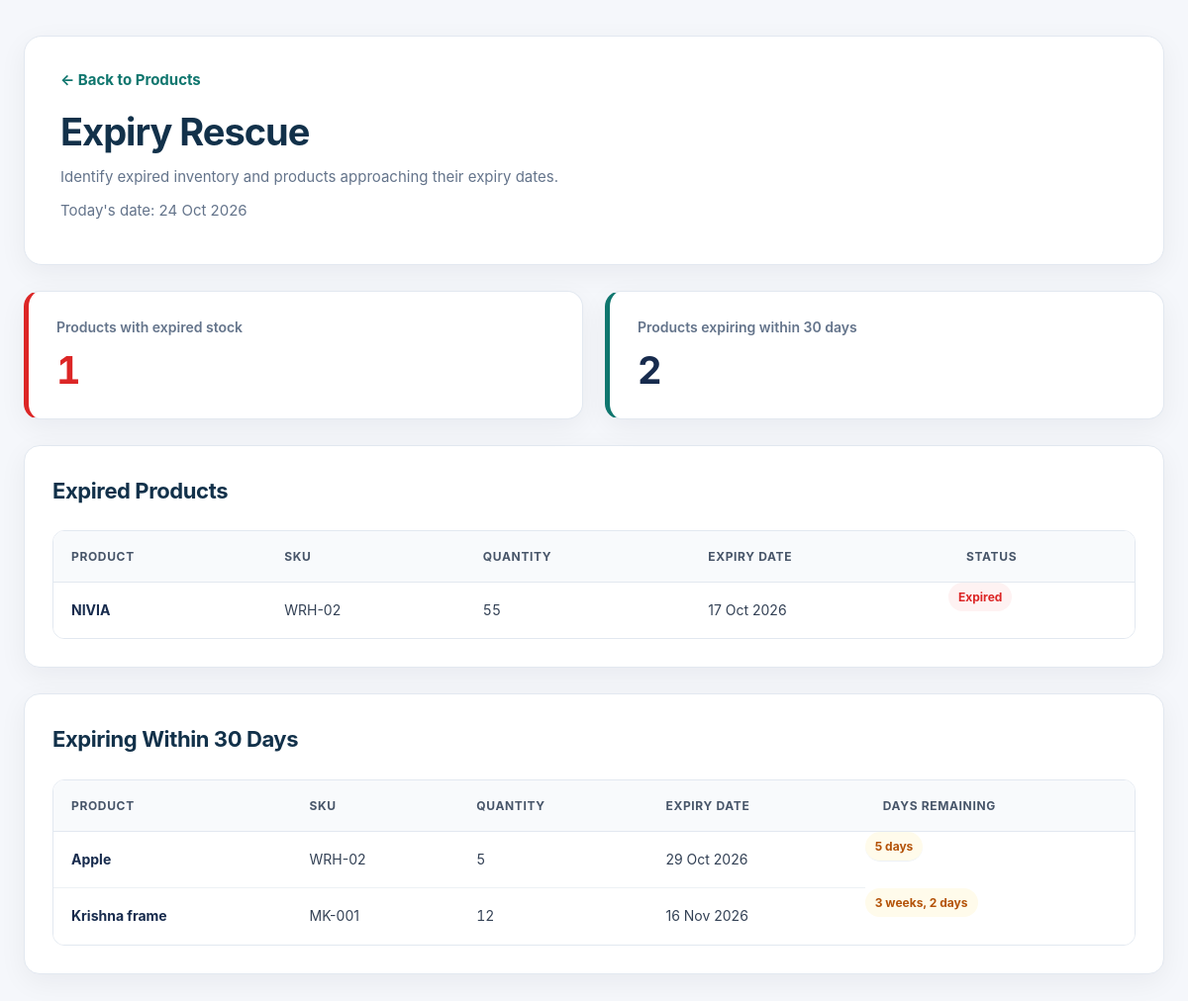
The app's page /expiry-rescue/ (signed in) with its own data.
### core/models.py (models this page shows, shortened)
class products(models.Model):
    name = models.CharField(max_length=200)
    sku = models.CharField(max_length=100, blank=True)
    category = models.CharField(max_length=100)
    quantity = models.IntegerField(default=0)
    price = models.IntegerField(default=0)
    supplier = models.CharField(
            max_length=200,
            default="Unknown Supplier"
        )
    location = models.CharField(max_length=200, default="Main Warehouse")
    reorder_level = models.IntegerField(default=10)
    expiry_date = models.DateField(null=True, blank=True)
    manufacturing_date = models.DateField(null=True, blank=True)
    description = models.TextField(blank=True,default='')
    image = models.ImageField(
    upload_to="products/",
    blank=True,
    null=True
)

### core/views.py (the view)
# urls.py: path("expiry-rescue/", views.expiry_rescue, name="expiry_rescue"),
@login_required
def expiry_rescue(request):
    today = timezone.localdate()
    cutoff_date = today + timedelta(days=30)
    expired_products = products.objects.filter(
        expiry_date__isnull=False,
        expiry_date__lt=today,
        quantity__gt=0,
    ).order_by("expiry_date")
    expiring_soon = products.objects.filter(
        expiry_date__gte=today,
        expiry_date__lte=cutoff_date,
        quantity__gt=0,
    ).order_by("expiry_date")
    context = {
        "expired_products": expired_products,
        "expiring_soon": expiring_soon,
        "expired_count": expired_products.count(),
        "expiring_count": expiring_soon.count(),
        "today": today,
    }
    return render(request, "expiry_rescue.html", context)

### templates/expiry_rescue.html (shortened to what this page needs)
{% load static %}
<!DOCTYPE html>
<html lang="en">
<head>
</head>
<body>
    <div class="container">
        <div class="header">
            <a class="back" href="{% url 'products' %}">
                &larr; Back to Products
            </a>
            <h1>Expiry Rescue</h1>
            <p>
                Identify expired inventory and products approaching
                their expiry dates.
            </p>
            <p>Today's date: {{ today|date:"d M Y" }}</p>
        </div>
        <div class="stats">
            <div class="stat danger">
                <div>Products with expired stock</div>
                <div class="number">{{ expired_count }}</div>
            </div>
            <div class="stat">
                <div>Products expiring within 30 days</div>
                <div class="number">{{ expiring_count }}</div>
            </div>
        </div>
        <div class="card">
            <h2>Expired Products</h2>
            {% if expired_products %}
            <div class="table-wrap">
                <table>
                    <thead>
                        <tr>
                            <th>Product</th>
                            <th>SKU</th>
                            <th>Quantity</th>
                            <th>Expiry Date</th>
                            <th>Status</th>
                        </tr>
                    </thead>
                    <tbody>
                        {% for product in expired_products %}
                        <tr>
                            <td>{{ product.name }}</td>
                            <td>{{ product.sku|default:"—" }}</td>
                            <td>{{ product.quantity }}</td>
                            <td>{{ product.expiry_date|date:"d M Y" }}</td>
                            <td class="expired">Expired</td>
                        </tr>
                        {% endfor %}
                    </tbody>
                </table>
            </div>
            {% else %}
            <p class="empty">No expired stock found.</p>
            {% endif %}
        </div>
        <div class="card">
            <h2>Expiring Within 30 Days</h2>
            {% if expiring_soon %}
            <div class="table-wrap">
                <table>
                    <thead>
                        <tr>
                            <th>Product</th>
                            <th>SKU</th>
                            <th>Quantity</th>
                            <th>Expiry Date</th>
                            <th>Days Remaining</th>
                        </tr>
                    </thead>
                    <tbody>
                        {% for product in expiring_soon %}
                        <tr>
                            <td>{{ product.name }}</td>
                            <td>{{ product.sku|default:"—" }}</td>
                            <td>{{ product.quantity }}</td>
                            <td>{{ product.expiry_date|date:"d M Y" }}</td>
                            <td class="soon">
                                <span>
                                {{ product.expiry_date|timeuntil:today }}
                                </span>
                            </td>
                        </tr>
                        {% endfor %}
                    </tbody>
                </table>
            </div>
            {% else %}
            <p class="empty">
                No products are expiring within the next 30 days.
            </p>
            {% endif %}
        </div>
    </div>
</body>
</html>

### templates/expiry_rescue.html (style rules this page uses)
:root { --primary: #0f766e; --primary-dark: #115e59; --primary-light: #ccfbf1; --background: #f5f7fb; --surface: #ffffff; --text: #172b4d; --muted: #64748b; --border: #e2e8f0; --danger: #dc2626; --danger-bg: #fef2f2; --warning: #b45309; --warning-bg: #fffbeb; --success: #15803d; --shadow: 0 8px 28px rgba(15, 23, 42, 0.055); }
* { box-sizing: border-box; }
html { scroll-behavior: smooth; }
body { margin: 0; padding: 36px 24px; font-family: Inter, "Segoe UI", Arial, sans-serif; font-size: 15px; line-height: 1.6; color: var(--text); background: var(--background); }
.container { width: 100%; max-width: 1250px; margin: 0 auto; }
.header { position: relative; overflow: hidden; padding: 32px 36px; margin-bottom: 26px; background: var(--surface); border: 1px solid var(--border); border-radius: 18px; box-shadow: var(--shadow); }
.header h1 { margin: 18px 0 8px; color: #12314a; font-size: clamp(28px, 4vw, 38px); line-height: 1.2; letter-spacing: -1px; }
.header p { margin: 10px 0; color: var(--muted); font-size: 15px; }
.back { display: inline-flex; align-items: center; gap: 8px; color: var(--primary); font-weight: 650; text-decoration: none; transition: color 0.2s ease; }
.stats { display: grid; grid-template-columns: repeat(2, minmax(0, 1fr)); gap: 22px; margin-bottom: 26px; }
.stat { position: relative; padding: 25px 28px; background: var(--surface); border: 1px solid var(--border); border-left: 5px solid var(--primary); border-radius: 16px; box-shadow: var(--shadow); transition: transform 0.2s ease, box-shadow 0.2s ease; }
.stat.danger { border-left-color: var(--danger); }
.stat>div:first-child { color: var(--muted); font-size: 14px; font-weight: 600; }
.number { margin-top: 10px; color: var(--text); font-size: 38px; line-height: 1.2; font-weight: 750; font-variant-numeric: tabular-nums; }
.stat.danger .number { color: var(--danger); }
.card { min-width: 0; padding: 28px; margin-bottom: 26px; background: var(--surface); border: 1px solid var(--border); border-radius: 16px; box-shadow: var(--shadow); }
.card h2 { margin: 0 0 22px; color: #12314a; font-size: 22px; font-weight: 700; letter-spacing: -0.4px; }
.table-wrap { width: 100%; overflow-x: auto; border: 1px solid var(--border); border-radius: 12px; }
table { width: 100%; min-width: 650px; border-collapse: separate; border-spacing: 0; background: var(--surface); }
thead th { padding: 16px 18px; color: #475569; background: #f8fafc; border-bottom: 1px solid var(--border); font-size: 12px; font-weight: 750; text-align: left; text-transform: uppercase; letter-spacing: 0.65px; white-space: nowrap; }
tbody td { padding: 17px 18px; color: #334155; border-bottom: 1px solid #edf1f5; font-size: 14px; vertical-align: middle; }
tbody tr:last-child td { border-bottom: none; }
tbody tr { transition: background 0.15s ease; }
tbody td:first-child { color: #172b4d; font-weight: 650; }
tbody td:nth-child(3) { font-variant-numeric: tabular-nums; }
.expired { display: inline-block; padding: 5px 10px; color: var(--danger); background: var(--danger-bg); border-radius: 20px; font-size: 12px; font-weight: 750; white-space: nowrap; }
.soon { display: inline-block; padding: 5px 10px; color: var(--warning); background: var(--warning-bg); border-radius: 20px; font-size: 12px; font-weight: 750; white-space: nowrap; }

### records on screen
products: name "NIVIA", sku "WRH-02", quantity "55", expiry_date "17 Oct 2026"
products: name "Apple", sku "WRH-02", quantity "5", expiry_date "29 Oct 2026", expiry_date "5 days"
products: name "Krishna frame", sku "MK-001", quantity "12", expiry_date "16 Nov 2026", expiry_date "3 weeks, 2 days"

### other values on screen
{{ today|date:"d M Y" }} "24 Oct 2026"
{{ expired_count }} "1"
{{ expiring_count }} "2"
